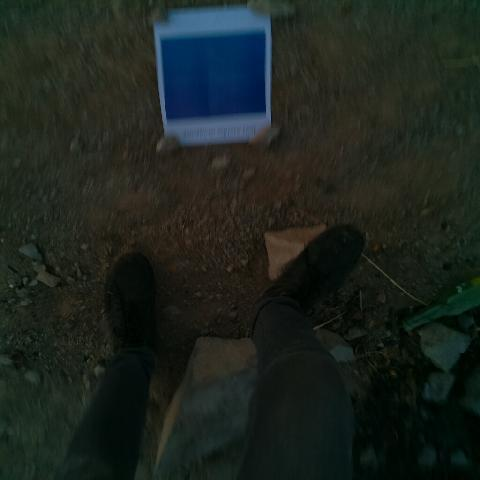
#> input picture imageForTest/1.jpg, 480 x 480 px
$ python final.py imageForTest/1.jpg
#> lines starting #> are read from the running program, lines starting #| are printed output that depends on the picture; after the words box and inside, x2 and y2 are one past the last pixel; in counts of white or black regions, pixels touching at a corner belong together
import cv2
import numpy as np
import argparse
import sys
import os
from datetime import datetime

def empty(p):
    pass

def cal_area(pixelArea, distance):
    normalized_pixel_area = pixelArea * pow(distance, 2)
    area_in_cm2 = normalized_pixel_area * 0.005318513
    return area_in_cm2


parser = argparse.ArgumentParser(description='Shape detection on an image.')
parser.add_argument('imagePath', type=str, help='Path to the image file')
parser.add_argument('--distance', type=int, default=1, help='Distance between camera and the shape')
parser.add_argument('--clusters', type=int, default=4, help='Number of clusters for color quantization')
args = parser.parse_args()

img = cv2.imread(args.imagePath)
#> img is the input picture: shape (480, 480, 3); mean B, G, R 30, 35.5, 28.3
if img is None:
    print("Error: Image not found.")
    sys.exit()

window_name = "Result"
cv2.namedWindow(window_name, cv2.WINDOW_NORMAL)
cv2.resizeWindow(window_name, img.shape[1], img.shape[0])

cv2.namedWindow("Parameters", cv2.WINDOW_NORMAL)
cv2.resizeWindow("Parameters", 640, 240)
cv2.createTrackbar("Threshold1", "Parameters", 174, 255, empty) # this is canny algorithm first param
cv2.createTrackbar("Threshold2", "Parameters", 45, 255, empty) # this is canny algorithm second param
cv2.createTrackbar("MinArea", "Parameters", 5000, 100000, empty)
cv2.createTrackbar("MaxArea", "Parameters", 50000, 100000, empty)

def color_quantization(image, k):
#> called with k = 4
    data = np.float32(image).reshape((-1, 3))

    criteria = (cv2.TERM_CRITERIA_EPS + cv2.TERM_CRITERIA_MAX_ITER, 100, 0.2)
    _, labels, centers = cv2.kmeans(data, k, None, criteria, 10, cv2.KMEANS_RANDOM_CENTERS)
#> centers = [[31.07, 41.03, 36.77], [126, 97.25, 68.04], [14.06, 19.66, 12.26], [83.98, 40.71, 4.75]]

    centers = np.uint8(centers)
#> centers = [[31, 41, 36], [125, 97, 68], [14, 19, 12], [83, 40, 4]]

    quantized_image = centers[labels.flatten()]
    quantized_image = quantized_image.reshape(image.shape)
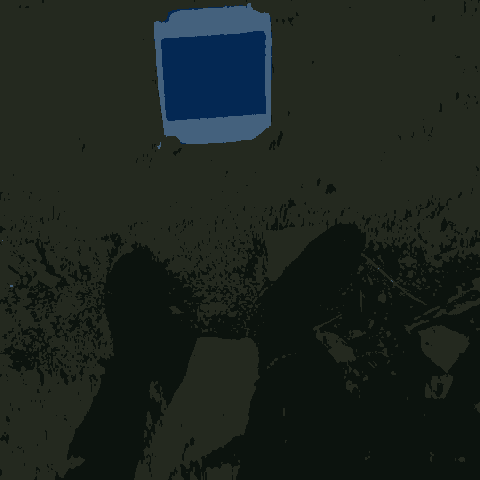
#> quantized_image: shape (480, 480, 3); mean B, G, R 29.8, 35.2, 27.7

    return quantized_image

def detectColor(img, contour):
    mask = np.zeros(img.shape[:2], dtype=np.uint8)
    cv2.drawContours(mask, [contour], -1, 255, thickness=cv2.FILLED)
    mean_color = cv2.mean(imgContour, mask=mask)
    color_text = f"Color: ({int(mean_color[2])}, {int(mean_color[1])}, {int(mean_color[0])})"
    return color_text

def getContours(img, imgContour):
    newimg = cv2.resize(img, (1024, 1024))
    contours, _ = cv2.findContours(img, cv2.RETR_EXTERNAL, cv2.CHAIN_APPROX_NONE)
    conts, _ = cv2.findContours(newimg, cv2.RETR_EXTERNAL, cv2.CHAIN_APPROX_NONE)

    for cnt, cn in zip(contours, conts):
        area = cv2.contourArea(cn)
        area_in_cm2 = cal_area(area, args.distance)
        areaMin = cv2.getTrackbarPos("MinArea", "Parameters")
        areaMax = cv2.getTrackbarPos("MaxArea", "Parameters")
        if area > areaMin and area < areaMax:
            cv2.drawContours(imgContour, cnt, -1, (255, 0, 255), 4)
            peri = cv2.arcLength(cnt, True)
            approx = cv2.approxPolyDP(cnt, 0.02 * peri, True)
            x, y, w, h = cv2.boundingRect(approx)

            color_text = detectColor(imgContour, cnt)

            cv2.putText(imgContour, "Points: " + str(len(approx)), (x, y + h + 10), cv2.FONT_HERSHEY_SIMPLEX, 0.7, (0, 255, 0), 2)
            cv2.putText(imgContour, "Area: " + str(int(area_in_cm2)) + ' cm ^ 2', (x, y + h + 50), cv2.FONT_HERSHEY_COMPLEX, 0.7, (0, 255, 0), 2)
            cv2.putText(imgContour, color_text, (x, y + h // 2), cv2.FONT_HERSHEY_COMPLEX, 0.7, (0, 255, 0), 2)

quantized = False
quant_img = color_quantization(img.copy(), args.clusters)
while True:
    threshold1 = cv2.getTrackbarPos("Threshold1", "Parameters")
    threshold2 = cv2.getTrackbarPos("Threshold2", "Parameters")

    imgContour = img.copy() if not quantized else quant_img.copy()

    imgHSV = cv2.cvtColor(img, cv2.COLOR_BGR2HSV) if not quantized else cv2.cvtColor(quant_img, cv2.COLOR_BGR2HSV)
#> imgHSV: shape (480, 480, 3); mean H, S, V 54.2, 102, 38.8

    lower_red = np.array([0, 120, 70])
    upper_red = np.array([10, 255, 255])
    mask1 = cv2.inRange(imgHSV, lower_red, upper_red)
#> mask1: shape (480, 480); every value is 0

    lower_red = np.array([170, 120, 70])
    upper_red = np.array([180, 255, 255])
    mask2 = cv2.inRange(imgHSV, lower_red, upper_red)

    red_mask = mask1 + mask2

    imgRedMasked = cv2.bitwise_and(img, img, mask=red_mask) if not quantized else cv2.bitwise_and(quant_img, quant_img, mask=red_mask)
#> imgRedMasked: shape (480, 480, 3); every value is 0

    imgBlurRed = cv2.GaussianBlur(imgRedMasked, (7, 7), 1)
    imgGrayRed = cv2.cvtColor(imgBlurRed, cv2.COLOR_BGR2GRAY)
    imgCannyRed = cv2.Canny(imgGrayRed, threshold1=threshold1, threshold2=threshold2)
    kernel = np.ones((5, 5))
    imgDilRed = cv2.dilate(imgCannyRed, kernel=kernel, iterations=2)

    imgBlur = cv2.GaussianBlur(img, (7, 7), 1) if not quantized else cv2.GaussianBlur(quant_img, (7, 7), 1)
    imgGray = cv2.cvtColor(imgBlur, cv2.COLOR_BGR2GRAY)
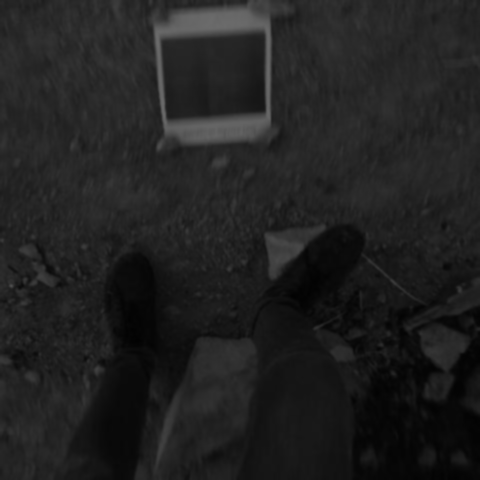
#> imgGray: shape (480, 480); min 2, max 107, mean 32.7
    imgCanny = cv2.Canny(imgGray, threshold1=threshold1, threshold2=threshold2)
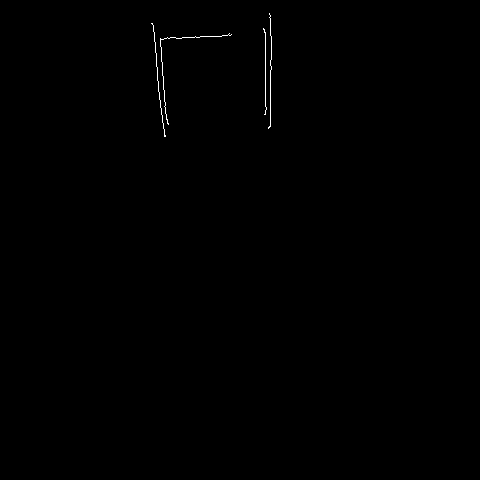
#> imgCanny: shape (480, 480); 0.21% white in thin lines or dots, all inside (x1, y1, x2, y2) = (151, 13, 272, 137)
    imgDil = cv2.dilate(imgCanny, kernel=kernel, iterations=1)
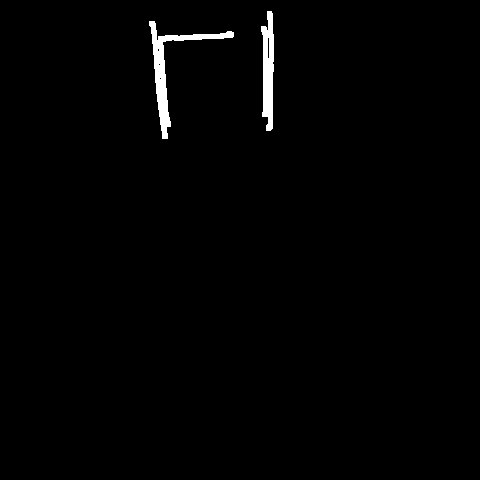
#> imgDil: shape (480, 480); 1.1% white; 2 white regions

    getContours(imgDilRed, imgContour)
#> in getContours, `newimg = cv2.resize(img, (1024, 1024))`: newimg: shape (1024, 1024); every value is 0
#> in getContours, `contours, _ = cv2.findContours(img, cv2.RETR_EXTERNAL, cv2.CHAIN_APPRO..`: contours = []
    getContours(imgDil, imgContour)
#> in getContours (call 2), `contours, _ = cv2.findContours(img, cv2.RETR_EXTERNAL, cv2.CHAIN_APPRO..`: contours = 2 contours; box (x1, y1, x2, y2) and area: (149, 21, 234, 139) 1308, (261, 11, 274, 131) 990
#> in getContours (call 2), `conts, _ = cv2.findContours(newimg, cv2.RETR_EXTERNAL, cv2.CHAIN_APPRO..`: conts = 2 contours; box (x1, y1, x2, y2) and area: (317, 44, 500, 298) 7410, (556, 22, 586, 281) 5417
#> in cal_area, `normalized_pixel_area = pixelArea * pow(distance, 2)`: normalized_pixel_area = 7410
#> in cal_area, `area_in_cm2 = normalized_pixel_area * 0.005318513`: area_in_cm2 = 39.41
#> in detectColor, `cv2.drawContours(mask, [contour], -1, 255, thickness=cv2.FILLED)`:
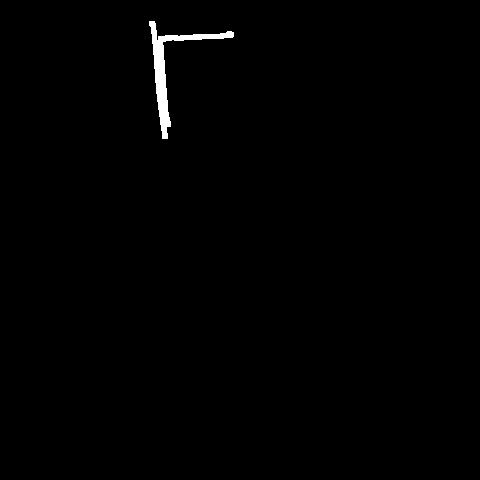
#> mask: shape (480, 480); 0.65% white; 1 white region, box (x1, y1, x2, y2) and area: (149, 21, 234, 139) 1508
#> in detectColor, `mean_color = cv2.mean(imgContour, mask=mask)`: mean_color = (223.7, 26.8, 209.6, 0)
#> in detectColor, `color_text = f"Color: ({int(mean_color[2])}, {int(mean_color[1])}, {in..`: color_text = 'Color: (209, 26, 223)'

    current_time = datetime.now()
    formatted_time = current_time.strftime("%H:%M:%S")
    date = current_time.strftime("%Y-%m-%d")
    height, width = imgContour.shape[:2]
#> height = 480; width = 480

    cv2.putText(imgContour, "Distance: " + str(int(args.distance)) + ' m', (10, height - 90), cv2.FONT_HERSHEY_COMPLEX, 0.7, (0, 0, 255), 2)
    cv2.putText(imgContour, "Date: " + str(date), (10, height - 50), cv2.FONT_HERSHEY_COMPLEX, 0.7, (0, 0, 255), 2)
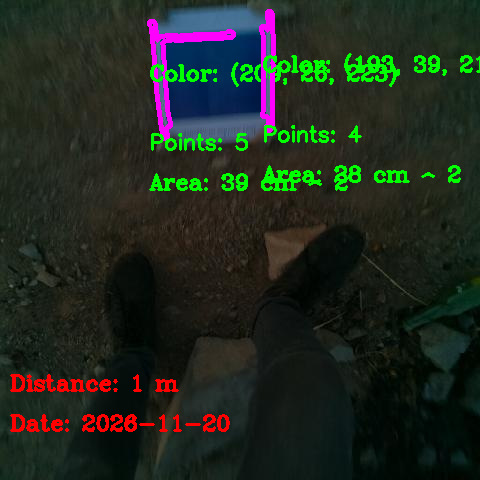
#> imgContour: shape (480, 480, 3); mean B, G, R 30.7, 40.6, 32.9

    cv2.imshow(window_name, imgContour)

    key = cv2.waitKey(10) & 0xFF
#> (key q is pressed here)
    if key == ord('s'):
        output_image = imgContour.copy()
        image_path = args.imagePath
        print(image_path)
        base_name = os.path.basename(image_path)
        raw_name, ext = os.path.splitext(base_name)
        output_image_name = "./outputImages/" + raw_name + '.output' + ext

        cv2.imwrite(output_image_name, output_image)
        print(f"Image saved as {output_image_name}.")
    elif key == ord('c'):
        if quantized:
            quantized = False
        else:
            quantized = True
    elif key == ord('q'):
        break


cv2.destroyAllWindows()
